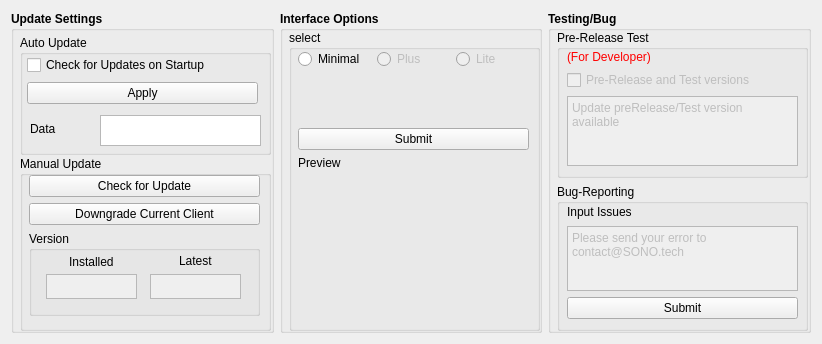
<?xml version="1.0" encoding="UTF-8"?>
<ui version="4.0">
 <class>ClientControlPage</class>
 <widget class="QWidget" name="ClientControlPage">
  <property name="geometry">
   <rect>
    <x>0</x>
    <y>0</y>
    <width>822</width>
    <height>344</height>
   </rect>
  </property>
  <property name="windowTitle">
   <string>Address Book</string>
  </property>
  <layout class="QVBoxLayout" name="verticalLayout">
   <item>
    <layout class="QHBoxLayout" name="horizontalLayout">
     <item>
      <widget class="QGroupBox" name="Upd8Control">
       <property name="font">
        <font>
         <weight>75</weight>
         <bold>true</bold>
        </font>
       </property>
       <property name="title">
        <string>Update Settings</string>
       </property>
       <widget class="QWidget" name="verticalLayoutWidget">
        <property name="geometry">
         <rect>
          <x>9</x>
          <y>19</y>
          <width>251</width>
          <height>301</height>
         </rect>
        </property>
        <layout class="QVBoxLayout" name="verticalLayout_2">
         <item>
          <widget class="QGroupBox" name="groupBox">
           <property name="minimumSize">
            <size>
             <width>0</width>
             <height>120</height>
            </size>
           </property>
           <property name="maximumSize">
            <size>
             <width>16777215</width>
             <height>110</height>
            </size>
           </property>
           <property name="font">
            <font>
             <weight>50</weight>
             <bold>false</bold>
            </font>
           </property>
           <property name="title">
            <string>Auto Update</string>
           </property>
           <widget class="QWidget" name="verticalLayoutWidget_5">
            <property name="geometry">
             <rect>
              <x>7</x>
              <y>19</y>
              <width>231</width>
              <height>51</height>
             </rect>
            </property>
            <layout class="QVBoxLayout" name="verticalLayout_6">
             <item>
              <widget class="QCheckBox" name="checkBoxupd8">
               <property name="text">
                <string>Check for Updates on Startup</string>
               </property>
               <property name="checked">
                <bool>false</bool>
               </property>
              </widget>
             </item>
             <item>
              <widget class="QPushButton" name="AU_apply">
               <property name="text">
                <string>Apply</string>
               </property>
              </widget>
             </item>
            </layout>
           </widget>
           <widget class="QPlainTextEdit" name="dDIR">
            <property name="geometry">
             <rect>
              <x>80</x>
              <y>80</y>
              <width>161</width>
              <height>31</height>
             </rect>
            </property>
            <property name="readOnly">
             <bool>true</bool>
            </property>
           </widget>
           <widget class="QLabel" name="label_5">
            <property name="geometry">
             <rect>
              <x>10</x>
              <y>84</y>
              <width>71</width>
              <height>20</height>
             </rect>
            </property>
            <property name="text">
             <string>Data</string>
            </property>
           </widget>
          </widget>
         </item>
         <item>
          <widget class="QGroupBox" name="groupBox_2">
           <property name="minimumSize">
            <size>
             <width>0</width>
             <height>150</height>
            </size>
           </property>
           <property name="font">
            <font>
             <weight>50</weight>
             <bold>false</bold>
            </font>
           </property>
           <property name="title">
            <string>Manual Update</string>
           </property>
           <widget class="QWidget" name="verticalLayoutWidget_4">
            <property name="geometry">
             <rect>
              <x>9</x>
              <y>19</y>
              <width>231</width>
              <height>151</height>
             </rect>
            </property>
            <layout class="QVBoxLayout" name="verticalLayout_5">
             <item>
              <widget class="QPushButton" name="chck4_upd8">
               <property name="text">
                <string>Check for Update</string>
               </property>
              </widget>
             </item>
             <item>
              <widget class="QPushButton" name="dwngrd_opt">
               <property name="text">
                <string>Downgrade Current Client</string>
               </property>
              </widget>
             </item>
             <item>
              <widget class="QGroupBox" name="groupBox_3">
               <property name="minimumSize">
                <size>
                 <width>0</width>
                 <height>85</height>
                </size>
               </property>
               <property name="title">
                <string>Version</string>
               </property>
               <widget class="QWidget" name="horizontalLayoutWidget_2">
                <property name="geometry">
                 <rect>
                  <x>10</x>
                  <y>40</y>
                  <width>211</width>
                  <height>31</height>
                 </rect>
                </property>
                <layout class="QHBoxLayout" name="horizontalLayout_2">
                 <item>
                  <widget class="QPlainTextEdit" name="instVER">
                   <property name="enabled">
                    <bool>false</bool>
                   </property>
                   <property name="sizePolicy">
                    <sizepolicy hsizetype="Fixed" vsizetype="Fixed">
                     <horstretch>0</horstretch>
                     <verstretch>0</verstretch>
                    </sizepolicy>
                   </property>
                   <property name="maximumSize">
                    <size>
                     <width>91</width>
                     <height>25</height>
                    </size>
                   </property>
                  </widget>
                 </item>
                 <item>
                  <widget class="QPlainTextEdit" name="liveVER">
                   <property name="enabled">
                    <bool>false</bool>
                   </property>
                   <property name="sizePolicy">
                    <sizepolicy hsizetype="Fixed" vsizetype="Fixed">
                     <horstretch>0</horstretch>
                     <verstretch>0</verstretch>
                    </sizepolicy>
                   </property>
                   <property name="maximumSize">
                    <size>
                     <width>91</width>
                     <height>25</height>
                    </size>
                   </property>
                  </widget>
                 </item>
                </layout>
               </widget>
               <widget class="QLabel" name="label">
                <property name="geometry">
                 <rect>
                  <x>40</x>
                  <y>20</y>
                  <width>61</width>
                  <height>21</height>
                 </rect>
                </property>
                <property name="text">
                 <string>Installed</string>
                </property>
               </widget>
               <widget class="QLabel" name="label_2">
                <property name="geometry">
                 <rect>
                  <x>150</x>
                  <y>20</y>
                  <width>61</width>
                  <height>20</height>
                 </rect>
                </property>
                <property name="text">
                 <string>Latest</string>
                </property>
               </widget>
              </widget>
             </item>
             <item>
              <spacer name="verticalSpacer_3">
               <property name="orientation">
                <enum>Qt::Vertical</enum>
               </property>
               <property name="sizeHint" stdset="0">
                <size>
                 <width>20</width>
                 <height>40</height>
                </size>
               </property>
              </spacer>
             </item>
            </layout>
           </widget>
          </widget>
         </item>
        </layout>
       </widget>
      </widget>
     </item>
     <item>
      <widget class="QGroupBox" name="ClieControl">
       <property name="font">
        <font>
         <weight>75</weight>
         <bold>true</bold>
        </font>
       </property>
       <property name="title">
        <string>Interface Options</string>
       </property>
       <widget class="QWidget" name="verticalLayoutWidget_2">
        <property name="geometry">
         <rect>
          <x>9</x>
          <y>19</y>
          <width>251</width>
          <height>301</height>
         </rect>
        </property>
        <layout class="QVBoxLayout" name="verticalLayout_3">
         <item>
          <widget class="QGroupBox" name="groupBox_4">
           <property name="font">
            <font>
             <weight>50</weight>
             <bold>false</bold>
            </font>
           </property>
           <property name="title">
            <string>select</string>
           </property>
           <widget class="QWidget" name="verticalLayoutWidget_8">
            <property name="geometry">
             <rect>
              <x>9</x>
              <y>19</y>
              <width>231</width>
              <height>271</height>
             </rect>
            </property>
            <layout class="QVBoxLayout" name="verticalLayout_9">
             <item>
              <layout class="QHBoxLayout" name="horizontalLayout_3">
               <item>
                <widget class="QRadioButton" name="minCLIE">
                 <property name="text">
                  <string>Minimal</string>
                 </property>
                </widget>
               </item>
               <item>
                <widget class="QRadioButton" name="plusCLIE">
                 <property name="enabled">
                  <bool>false</bool>
                 </property>
                 <property name="text">
                  <string>Plus</string>
                 </property>
                </widget>
               </item>
               <item>
                <widget class="QRadioButton" name="liteCLIE">
                 <property name="enabled">
                  <bool>false</bool>
                 </property>
                 <property name="text">
                  <string>Lite</string>
                 </property>
                </widget>
               </item>
              </layout>
             </item>
             <item>
              <spacer name="verticalSpacer_2">
               <property name="orientation">
                <enum>Qt::Vertical</enum>
               </property>
               <property name="sizeHint" stdset="0">
                <size>
                 <width>20</width>
                 <height>40</height>
                </size>
               </property>
              </spacer>
             </item>
             <item>
              <widget class="QPushButton" name="CS_submit">
               <property name="text">
                <string>Submit</string>
               </property>
              </widget>
             </item>
             <item>
              <widget class="QLabel" name="label_6">
               <property name="text">
                <string>Preview</string>
               </property>
              </widget>
             </item>
             <item>
              <layout class="QHBoxLayout" name="horizontalLayout_4">
               <item>
                <widget class="QLabel" name="cliePREV">
                 <property name="minimumSize">
                  <size>
                   <width>0</width>
                   <height>144</height>
                  </size>
                 </property>
                 <property name="text">
                  <string/>
                 </property>
                </widget>
               </item>
              </layout>
             </item>
            </layout>
           </widget>
          </widget>
         </item>
        </layout>
       </widget>
      </widget>
     </item>
     <item>
      <widget class="QGroupBox" name="TestControl">
       <property name="font">
        <font>
         <weight>75</weight>
         <bold>true</bold>
        </font>
       </property>
       <property name="title">
        <string>Testing/Bug</string>
       </property>
       <widget class="QWidget" name="verticalLayoutWidget_3">
        <property name="geometry">
         <rect>
          <x>9</x>
          <y>19</y>
          <width>251</width>
          <height>301</height>
         </rect>
        </property>
        <layout class="QVBoxLayout" name="verticalLayout_4">
         <item>
          <widget class="QGroupBox" name="groupBox_5">
           <property name="font">
            <font>
             <weight>50</weight>
             <bold>false</bold>
            </font>
           </property>
           <property name="title">
            <string>Pre-Release Test </string>
           </property>
           <widget class="QWidget" name="verticalLayoutWidget_7">
            <property name="geometry">
             <rect>
              <x>10</x>
              <y>20</y>
              <width>231</width>
              <height>121</height>
             </rect>
            </property>
            <layout class="QVBoxLayout" name="verticalLayout_8">
             <item>
              <widget class="QLabel" name="label_4">
               <property name="styleSheet">
                <string notr="true">color: rgb(255, 0, 0);</string>
               </property>
               <property name="text">
                <string>(For Developer)</string>
               </property>
              </widget>
             </item>
             <item>
              <widget class="QCheckBox" name="optin_test">
               <property name="enabled">
                <bool>false</bool>
               </property>
               <property name="text">
                <string>Pre-Release and Test versions</string>
               </property>
              </widget>
             </item>
             <item>
              <widget class="QPlainTextEdit" name="plainTextEdit_2">
               <property name="enabled">
                <bool>false</bool>
               </property>
               <property name="maximumSize">
                <size>
                 <width>16777215</width>
                 <height>75</height>
                </size>
               </property>
               <property name="readOnly">
                <bool>false</bool>
               </property>
               <property name="plainText">
                <string>Update preRelease/Test version available</string>
               </property>
              </widget>
             </item>
             <item>
              <spacer name="verticalSpacer">
               <property name="orientation">
                <enum>Qt::Vertical</enum>
               </property>
               <property name="sizeHint" stdset="0">
                <size>
                 <width>20</width>
                 <height>40</height>
                </size>
               </property>
              </spacer>
             </item>
            </layout>
           </widget>
          </widget>
         </item>
         <item>
          <widget class="QGroupBox" name="groupBox_6">
           <property name="font">
            <font>
             <weight>50</weight>
             <bold>false</bold>
            </font>
           </property>
           <property name="title">
            <string>Bug-Reporting</string>
           </property>
           <widget class="QWidget" name="verticalLayoutWidget_6">
            <property name="geometry">
             <rect>
              <x>10</x>
              <y>20</y>
              <width>231</width>
              <height>115</height>
             </rect>
            </property>
            <layout class="QVBoxLayout" name="verticalLayout_7">
             <item>
              <widget class="QLabel" name="label_3">
               <property name="text">
                <string>Input Issues</string>
               </property>
              </widget>
             </item>
             <item>
              <widget class="QPlainTextEdit" name="br_input">
               <property name="enabled">
                <bool>false</bool>
               </property>
               <property name="minimumSize">
                <size>
                 <width>0</width>
                 <height>65</height>
                </size>
               </property>
               <property name="maximumSize">
                <size>
                 <width>16777215</width>
                 <height>65</height>
                </size>
               </property>
               <property name="plainText">
                <string>Please send your error to contact@SONO.tech</string>
               </property>
              </widget>
             </item>
             <item>
              <widget class="QPushButton" name="BR_submit">
               <property name="enabled">
                <bool>true</bool>
               </property>
               <property name="text">
                <string>Submit</string>
               </property>
              </widget>
             </item>
            </layout>
           </widget>
          </widget>
         </item>
        </layout>
       </widget>
      </widget>
     </item>
    </layout>
   </item>
  </layout>
 </widget>
 <resources/>
 <connections/>
</ui>
